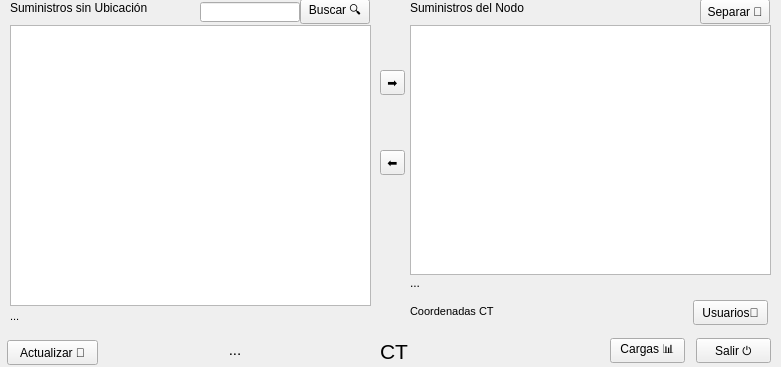
<?xml version="1.0" encoding="UTF-8"?>
<ui version="4.0">
 <class>Form</class>
 <widget class="QWidget" name="Form">
  <property name="windowModality">
   <enum>Qt::ApplicationModal</enum>
  </property>
  <property name="geometry">
   <rect>
    <x>0</x>
    <y>0</y>
    <width>781</width>
    <height>367</height>
   </rect>
  </property>
  <property name="windowTitle">
   <string>Suministro</string>
  </property>
  <property name="inputMethodHints">
   <set>Qt::ImhNone</set>
  </property>
  <widget class="QLabel" name="label_3">
   <property name="geometry">
    <rect>
     <x>10</x>
     <y>310</y>
     <width>361</width>
     <height>21</height>
    </rect>
   </property>
   <property name="font">
    <font>
     <pointsize>8</pointsize>
    </font>
   </property>
   <property name="tabletTracking">
    <bool>false</bool>
   </property>
   <property name="autoFillBackground">
    <bool>true</bool>
   </property>
   <property name="text">
    <string>...</string>
   </property>
   <property name="alignment">
    <set>Qt::AlignLeading|Qt::AlignLeft|Qt::AlignTop</set>
   </property>
  </widget>
  <widget class="QLabel" name="lblSuministrosSinUbicacion">
   <property name="geometry">
    <rect>
     <x>10</x>
     <y>0</y>
     <width>210</width>
     <height>16</height>
    </rect>
   </property>
   <property name="text">
    <string>Suministros sin Ubicación</string>
   </property>
  </widget>
  <widget class="QPushButton" name="cmdActualizar">
   <property name="geometry">
    <rect>
     <x>7</x>
     <y>340</y>
     <width>91</width>
     <height>25</height>
    </rect>
   </property>
   <property name="text">
    <string>Actualizar 🔄</string>
   </property>
  </widget>
  <widget class="QPushButton" name="cmdSalir">
   <property name="geometry">
    <rect>
     <x>696</x>
     <y>338</y>
     <width>75</width>
     <height>25</height>
    </rect>
   </property>
   <property name="text">
    <string>Salir ⏻</string>
   </property>
   <property name="shortcut">
    <string>Esc</string>
   </property>
  </widget>
  <widget class="QToolButton" name="cmdAgregar">
   <property name="geometry">
    <rect>
     <x>380</x>
     <y>70</y>
     <width>25</width>
     <height>25</height>
    </rect>
   </property>
   <property name="text">
    <string>➡️</string>
   </property>
  </widget>
  <widget class="QLabel" name="label_5">
   <property name="geometry">
    <rect>
     <x>410</x>
     <y>276</y>
     <width>361</width>
     <height>21</height>
    </rect>
   </property>
   <property name="tabletTracking">
    <bool>false</bool>
   </property>
   <property name="autoFillBackground">
    <bool>true</bool>
   </property>
   <property name="text">
    <string>...</string>
   </property>
   <property name="alignment">
    <set>Qt::AlignLeading|Qt::AlignLeft|Qt::AlignTop</set>
   </property>
  </widget>
  <widget class="QLabel" name="lblSuministrosDelNodo">
   <property name="geometry">
    <rect>
     <x>410</x>
     <y>0</y>
     <width>210</width>
     <height>16</height>
    </rect>
   </property>
   <property name="text">
    <string>Suministros del Nodo</string>
   </property>
  </widget>
  <widget class="QToolButton" name="cmdQuitar">
   <property name="geometry">
    <rect>
     <x>380</x>
     <y>150</y>
     <width>25</width>
     <height>25</height>
    </rect>
   </property>
   <property name="text">
    <string>⬅️</string>
   </property>
  </widget>
  <widget class="QPushButton" name="cmdUsuarios">
   <property name="geometry">
    <rect>
     <x>693</x>
     <y>300</y>
     <width>75</width>
     <height>25</height>
    </rect>
   </property>
   <property name="text">
    <string>Usuarios👤</string>
   </property>
  </widget>
  <widget class="QTableWidget" name="tbl1">
   <property name="geometry">
    <rect>
     <x>10</x>
     <y>25</y>
     <width>361</width>
     <height>281</height>
    </rect>
   </property>
   <property name="font">
    <font>
     <pointsize>8</pointsize>
    </font>
   </property>
   <property name="frameShape">
    <enum>QFrame::StyledPanel</enum>
   </property>
   <property name="frameShadow">
    <enum>QFrame::Plain</enum>
   </property>
   <property name="horizontalScrollBarPolicy">
    <enum>Qt::ScrollBarAlwaysOff</enum>
   </property>
   <property name="sizeAdjustPolicy">
    <enum>QAbstractScrollArea::AdjustToContents</enum>
   </property>
   <property name="editTriggers">
    <set>QAbstractItemView::SelectedClicked</set>
   </property>
   <property name="selectionMode">
    <enum>QAbstractItemView::ContiguousSelection</enum>
   </property>
   <property name="selectionBehavior">
    <enum>QAbstractItemView::SelectRows</enum>
   </property>
   <property name="sortingEnabled">
    <bool>true</bool>
   </property>
   <attribute name="verticalHeaderVisible">
    <bool>false</bool>
   </attribute>
   <attribute name="verticalHeaderHighlightSections">
    <bool>true</bool>
   </attribute>
  </widget>
  <widget class="QTableWidget" name="tbl2">
   <property name="geometry">
    <rect>
     <x>410</x>
     <y>25</y>
     <width>361</width>
     <height>250</height>
    </rect>
   </property>
   <property name="font">
    <font>
     <pointsize>8</pointsize>
    </font>
   </property>
   <property name="frameShape">
    <enum>QFrame::StyledPanel</enum>
   </property>
   <property name="frameShadow">
    <enum>QFrame::Plain</enum>
   </property>
   <property name="horizontalScrollBarPolicy">
    <enum>Qt::ScrollBarAlwaysOff</enum>
   </property>
   <property name="sizeAdjustPolicy">
    <enum>QAbstractScrollArea::AdjustToContents</enum>
   </property>
   <property name="editTriggers">
    <set>QAbstractItemView::SelectedClicked</set>
   </property>
   <property name="selectionMode">
    <enum>QAbstractItemView::ContiguousSelection</enum>
   </property>
   <property name="selectionBehavior">
    <enum>QAbstractItemView::SelectRows</enum>
   </property>
   <property name="sortingEnabled">
    <bool>true</bool>
   </property>
   <attribute name="verticalHeaderVisible">
    <bool>false</bool>
   </attribute>
   <attribute name="verticalHeaderHighlightSections">
    <bool>true</bool>
   </attribute>
  </widget>
  <widget class="QLabel" name="lblCoordenadas">
   <property name="geometry">
    <rect>
     <x>410</x>
     <y>305</y>
     <width>251</width>
     <height>20</height>
    </rect>
   </property>
   <property name="font">
    <font>
     <pointsize>8</pointsize>
    </font>
   </property>
   <property name="tabletTracking">
    <bool>false</bool>
   </property>
   <property name="autoFillBackground">
    <bool>true</bool>
   </property>
   <property name="text">
    <string>Coordenadas CT</string>
   </property>
   <property name="alignment">
    <set>Qt::AlignLeading|Qt::AlignLeft|Qt::AlignTop</set>
   </property>
  </widget>
  <widget class="QLabel" name="lblCT">
   <property name="geometry">
    <rect>
     <x>380</x>
     <y>341</y>
     <width>220</width>
     <height>20</height>
    </rect>
   </property>
   <property name="font">
    <font>
     <pointsize>16</pointsize>
    </font>
   </property>
   <property name="tabletTracking">
    <bool>false</bool>
   </property>
   <property name="autoFillBackground">
    <bool>true</bool>
   </property>
   <property name="text">
    <string>CT</string>
   </property>
   <property name="alignment">
    <set>Qt::AlignLeading|Qt::AlignLeft|Qt::AlignVCenter</set>
   </property>
  </widget>
  <widget class="QLabel" name="lblElectrodependiente">
   <property name="geometry">
    <rect>
     <x>100</x>
     <y>341</y>
     <width>270</width>
     <height>20</height>
    </rect>
   </property>
   <property name="font">
    <font>
     <pointsize>11</pointsize>
    </font>
   </property>
   <property name="tabletTracking">
    <bool>false</bool>
   </property>
   <property name="autoFillBackground">
    <bool>true</bool>
   </property>
   <property name="inputMethodHints">
    <set>Qt::ImhNone</set>
   </property>
   <property name="text">
    <string>...</string>
   </property>
   <property name="alignment">
    <set>Qt::AlignHCenter|Qt::AlignTop</set>
   </property>
  </widget>
  <widget class="QPushButton" name="cmdCargas">
   <property name="geometry">
    <rect>
     <x>610</x>
     <y>338</y>
     <width>75</width>
     <height>25</height>
    </rect>
   </property>
   <property name="text">
    <string>Cargas 📊</string>
   </property>
  </widget>
  <widget class="QLineEdit" name="txtBuscar">
   <property name="geometry">
    <rect>
     <x>200</x>
     <y>2</y>
     <width>100</width>
     <height>20</height>
    </rect>
   </property>
  </widget>
  <widget class="QPushButton" name="cmdBuscar">
   <property name="geometry">
    <rect>
     <x>300</x>
     <y>-1</y>
     <width>70</width>
     <height>25</height>
    </rect>
   </property>
   <property name="text">
    <string>Buscar 🔍</string>
   </property>
  </widget>
  <widget class="QPushButton" name="cmdSeparar">
   <property name="geometry">
    <rect>
     <x>700</x>
     <y>-1</y>
     <width>70</width>
     <height>25</height>
    </rect>
   </property>
   <property name="text">
    <string>Separar 🔀</string>
   </property>
  </widget>
 </widget>
 <resources/>
 <connections/>
</ui>
